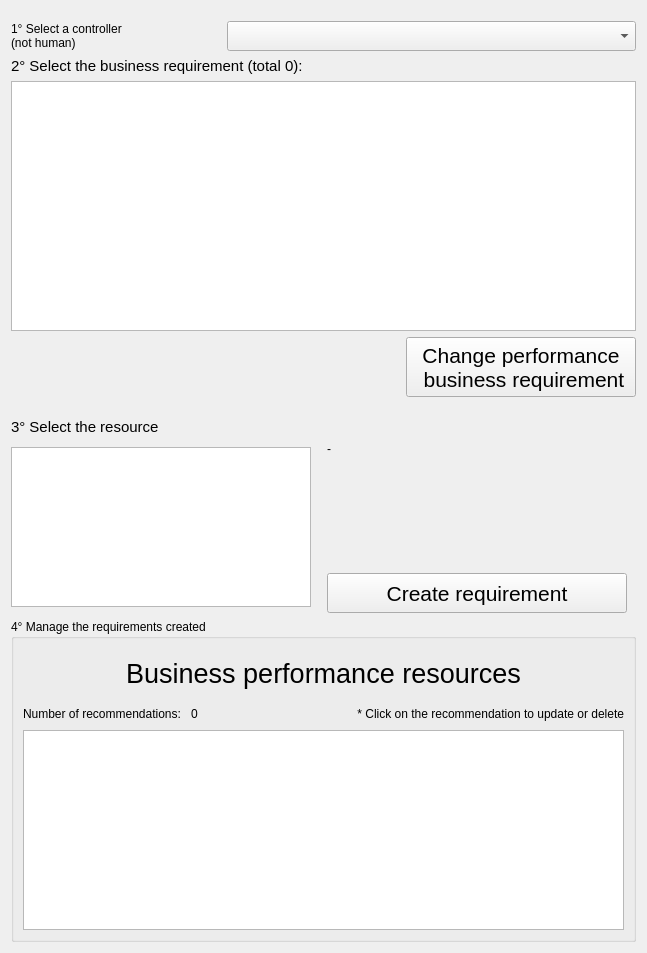
              <widget class="QWidget" name="scrollAreaWidgetContents_18">
               <property name="geometry">
                <rect>
                 <x>0</x>
                 <y>0</y>
                 <width>647</width>
                 <height>953</height>
                </rect>
               </property>
               <layout class="QGridLayout" name="gridLayout_68">
                <item row="0" column="0">
                 <layout class="QHBoxLayout" name="horizontalLayout_118">
                  <property name="topMargin">
                   <number>10</number>
                  </property>
                  <property name="bottomMargin">
                   <number>0</number>
                  </property>
                  <item>
                   <widget class="QLabel" name="label_105">
                    <property name="minimumSize">
                     <size>
                      <width>210</width>
                      <height>0</height>
                     </size>
                    </property>
                    <property name="maximumSize">
                     <size>
                      <width>100</width>
                      <height>16777215</height>
                     </size>
                    </property>
                    <property name="text">
                     <string>1° Select a controller
(not human)</string>
                    </property>
                   </widget>
                  </item>
                  <item>
                   <widget class="QComboBox" name="combobox_bus_pef_controller">
                    <property name="minimumSize">
                     <size>
                      <width>0</width>
                      <height>30</height>
                     </size>
                    </property>
                    <property name="focusPolicy">
                     <enum>Qt::TabFocus</enum>
                    </property>
                    <property name="contextMenuPolicy">
                     <enum>Qt::DefaultContextMenu</enum>
                    </property>
                    <property name="toolTip">
                     <string>This list contains all controllers that are NOT HUMAN</string>
                    </property>
                   </widget>
                  </item>
                 </layout>
                </item>
                <item row="1" column="0">
                 <layout class="QVBoxLayout" name="verticalLayout_65">
                  <property name="bottomMargin">
                   <number>15</number>
                  </property>
                  <item>
                   <widget class="QLabel" name="lbl_bus_pef_req">
                    <property name="font">
                     <font>
                      <pointsize>11</pointsize>
                     </font>
                    </property>
                    <property name="text">
                     <string>2° Select the business requirement (total 0):</string>
                    </property>
                   </widget>
                  </item>
                  <item>
                   <widget class="QListWidget" name="listwidget_bus_pef_requirement">
                    <property name="minimumSize">
                     <size>
                      <width>0</width>
                      <height>250</height>
                     </size>
                    </property>
                    <property name="maximumSize">
                     <size>
                      <width>16777215</width>
                      <height>16777215</height>
                     </size>
                    </property>
                    <property name="font">
                     <font>
                      <pointsize>11</pointsize>
                     </font>
                    </property>
                    <property name="autoFillBackground">
                     <bool>false</bool>
                    </property>
                    <property name="alternatingRowColors">
                     <bool>true</bool>
                    </property>
                    <property name="wordWrap">
                     <bool>true</bool>
                    </property>
                   </widget>
                  </item>
                  <item>
                   <layout class="QHBoxLayout" name="horizontalLayout_116">
                    <item>
                     <spacer name="horizontalSpacer_63">
                      <property name="orientation">
                       <enum>Qt::Horizontal</enum>
                      </property>
                      <property name="sizeHint" stdset="0">
                       <size>
                        <width>40</width>
                        <height>20</height>
                       </size>
                      </property>
                     </spacer>
                    </item>
                    <item>
                     <widget class="QPushButton" name="button_bus_pef_change">
                      <property name="minimumSize">
                       <size>
                        <width>230</width>
                        <height>60</height>
                       </size>
                      </property>
                      <property name="maximumSize">
                       <size>
                        <width>230</width>
                        <height>60</height>
                       </size>
                      </property>
                      <property name="font">
                       <font>
                        <pointsize>16</pointsize>
                        <underline>false</underline>
                        <kerning>true</kerning>
                       </font>
                      </property>
                      <property name="text">
                       <string>Change performance
 business requirement</string>
                      </property>
                     </widget>
                    </item>
                   </layout>
                  </item>
                 </layout>
                </item>
                <item row="2" column="0">
                 <layout class="QVBoxLayout" name="verticalLayout_64">
                  <property name="topMargin">
                   <number>0</number>
                  </property>
                  <property name="bottomMargin">
                   <number>0</number>
                  </property>
                  <item>
                   <widget class="QLabel" name="lbl_stride_act_11">
                    <property name="font">
                     <font>
                      <pointsize>11</pointsize>
                     </font>
                    </property>
                    <property name="text">
                     <string>3° Select the resource</string>
                    </property>
                   </widget>
                  </item>
                  <item>
                   <layout class="QHBoxLayout" name="horizontalLayout_115">
                    <item>
                     <widget class="QListWidget" name="listwidget_bus_pef_resource">
                      <property name="minimumSize">
                       <size>
                        <width>300</width>
                        <height>160</height>
                       </size>
                      </property>
                      <property name="maximumSize">
                       <size>
                        <width>300</width>
                        <height>160</height>
                       </size>
                      </property>
                      <property name="font">
                       <font>
                        <pointsize>11</pointsize>
                       </font>
                      </property>
                      <property name="autoFillBackground">
                       <bool>false</bool>
                      </property>
                      <property name="alternatingRowColors">
                       <bool>true</bool>
                      </property>
                      <property name="wordWrap">
                       <bool>true</bool>
                      </property>
                     </widget>
                    </item>
                    <item>
                     <layout class="QVBoxLayout" name="verticalLayout_56">
                      <property name="leftMargin">
                       <number>10</number>
                      </property>
                      <item>
                       <widget class="QLabel" name="lbl_bus_pef_res_req">
                        <property name="text">
                         <string>-</string>
                        </property>
                        <property name="wordWrap">
                         <bool>true</bool>
                        </property>
                       </widget>
                      </item>
                      <item>
                       <spacer name="verticalSpacer_13">
                        <property name="orientation">
                         <enum>Qt::Vertical</enum>
                        </property>
                        <property name="sizeHint" stdset="0">
                         <size>
                          <width>20</width>
                          <height>10</height>
                         </size>
                        </property>
                       </spacer>
                      </item>
                      <item>
                       <layout class="QHBoxLayout" name="horizontalLayout_122">
                        <item>
                         <widget class="QPushButton" name="button_bus_pef_add">
                          <property name="minimumSize">
                           <size>
                            <width>300</width>
                            <height>40</height>
                           </size>
                          </property>
                          <property name="maximumSize">
                           <size>
                            <width>300</width>
                            <height>16777215</height>
                           </size>
                          </property>
                          <property name="font">
                           <font>
                            <pointsize>16</pointsize>
                            <underline>false</underline>
                            <kerning>true</kerning>
                           </font>
                          </property>
                          <property name="text">
                           <string>Create requirement</string>
                          </property>
                         </widget>
                        </item>
                        <item>
                         <spacer name="horizontalSpacer_56">
                          <property name="orientation">
                           <enum>Qt::Horizontal</enum>
                          </property>
                          <property name="sizeHint" stdset="0">
                           <size>
                            <width>38</width>
                            <height>27</height>
                           </size>
                          </property>
                         </spacer>
                        </item>
                       </layout>
                      </item>
                     </layout>
                    </item>
                   </layout>
                  </item>
                 </layout>
                </item>
                <item row="3" column="0">
                 <widget class="QGroupBox" name="groupBox_39">
                  <property name="minimumSize">
                   <size>
                    <width>0</width>
                    <height>200</height>
                   </size>
                  </property>
                  <property name="maximumSize">
                   <size>
                    <width>16777215</width>
                    <height>16777215</height>
                   </size>
                  </property>
                  <property name="title">
                   <string>4° Manage the requirements created</string>
                  </property>
                  <layout class="QGridLayout" name="gridLayout_65">
                   <item row="0" column="0">
                    <layout class="QVBoxLayout" name="verticalLayout_70">
                     <item>
                      <widget class="QLabel" name="label_107">
                       <property name="minimumSize">
                        <size>
                         <width>0</width>
                         <height>50</height>
                        </size>
                       </property>
                       <property name="maximumSize">
                        <size>
                         <width>16777215</width>
                         <height>50</height>
                        </size>
                       </property>
                       <property name="font">
                        <font>
                         <pointsize>20</pointsize>
                         <underline>false</underline>
                        </font>
                       </property>
                       <property name="text">
                        <string>Business performance resources</string>
                       </property>
                       <property name="alignment">
                        <set>Qt::AlignCenter</set>
                       </property>
                      </widget>
                     </item>
                     <item>
                      <layout class="QHBoxLayout" name="horizontalLayout_120">
                       <item>
                        <widget class="QLabel" name="label_108">
                         <property name="text">
                          <string>Number of recommendations: </string>
                         </property>
                        </widget>
                       </item>
                       <item>
                        <widget class="QLabel" name="lbl_bus_pef_res_requirement_count">
                         <property name="minimumSize">
                          <size>
                           <width>40</width>
                           <height>0</height>
                          </size>
                         </property>
                         <property name="text">
                          <string>0</string>
                         </property>
                        </widget>
                       </item>
                       <item>
                        <spacer name="horizontalSpacer_55">
                         <property name="orientation">
                          <enum>Qt::Horizontal</enum>
                         </property>
                         <property name="sizeHint" stdset="0">
                          <size>
                           <width>258</width>
                           <height>20</height>
                          </size>
                         </property>
                        </spacer>
                       </item>
                       <item>
                        <widget class="QLabel" name="label_109">
                         <property name="text">
                          <string>* Click on the recommendation to update or delete</string>
                         </property>
                         <property name="alignment">
                          <set>Qt::AlignRight|Qt::AlignTrailing|Qt::AlignVCenter</set>
                         </property>
                        </widget>
                       </item>
                      </layout>
                     </item>
                     <item>
                      <widget class="QListWidget" name="listwidget_bus_pef_res_requirement">
                       <property name="minimumSize">
                        <size>
                         <width>0</width>
                         <height>200</height>
                        </size>
                       </property>
                       <property name="maximumSize">
                        <size>
                         <width>16777215</width>
                         <height>200</height>
                        </size>
                       </property>
                       <property name="alternatingRowColors">
                        <bool>true</bool>
                       </property>
                       <property name="wordWrap">
                        <bool>true</bool>
                       </property>
                      </widget>
                     </item>
                    </layout>
                   </item>
                  </layout>
                 </widget>
                </item>
               </layout>
              </widget>
